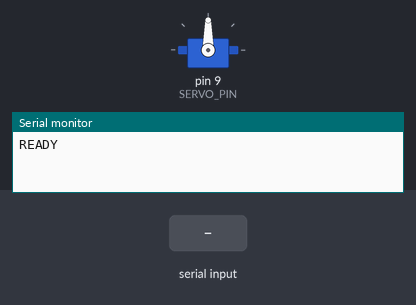
A program run on a simulated Arduino Uno, built with avr-gcc and run on an emulated ATmega328P. Shown: servo, the last lines printed to the serial monitor. The inputs (shaded band) are chosen by the test bench.

Above: at 1.2 s.
1.3 s: "30,150\n" received over Serial
At 2.0 s:
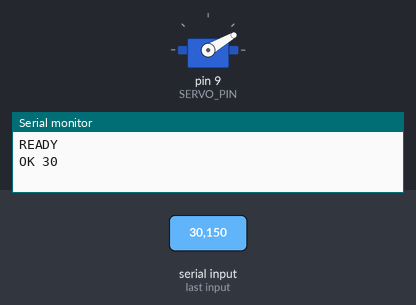
2.8 s: "5\n" received over Serial
At 3.2 s:
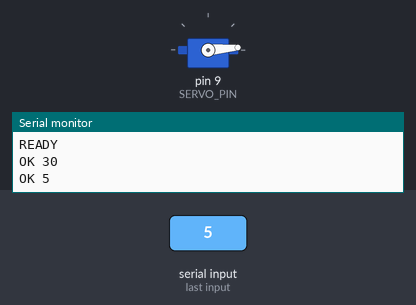
4.3 s: "90,45\n" received over Serial
At 5.5 s:
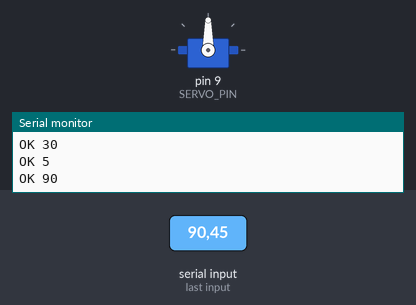
Timing chart, 0 to 7.3 s (numbered marks = the images above; inputs shaded):
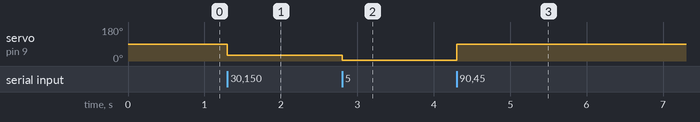

The program:

main.cpp
```cpp
#include <Arduino.h>
#include <Servo.h>

// Wiring (from Circuit Designer):
//   Arduino D9~ → Servo Signal (Orange)
//   Arduino 5V  → Servo VCC   (Red)
//   Arduino GND → Servo GND   (Brown)

static const uint8_t SERVO_PIN = 9;

Servo servo;
char buf[8];
uint8_t buf_idx = 0;

void setup() {
  Serial.begin(115200);
  servo.attach(SERVO_PIN);
  servo.write(90);
  Serial.println("READY");
}

void loop() {
  while (Serial.available()) {
    char c = Serial.read();
    if (c == '\n' || c == '\r') {
      if (buf_idx > 0) {
        buf[buf_idx] = '\0';
        int angle = atoi(buf);
        if (angle >= 0 && angle <= 180) {
          servo.write(angle);
          Serial.print("OK ");
          Serial.println(angle);
        }
        buf_idx = 0;
      }
    } else if (buf_idx < sizeof(buf) - 1) {
      buf[buf_idx++] = c;
    }
  }
}
```

Measured:
- after the input at 1.3 s, servo on pin 9 (SERVO_PIN): 90° → 30° at once
- after the input at 2.8 s, servo on pin 9 (SERVO_PIN): 30° → 5° at once
- after the input at 4.3 s, servo on pin 9 (SERVO_PIN): 5° → 90° at once
